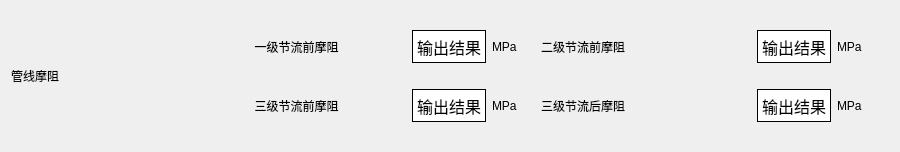
                      <widget class="QFrame" name="frame_158">
                       <property name="sizePolicy">
                        <sizepolicy hsizetype="Expanding" vsizetype="Expanding">
                         <horstretch>0</horstretch>
                         <verstretch>0</verstretch>
                        </sizepolicy>
                       </property>
                       <property name="minimumSize">
                        <size>
                         <width>900</width>
                         <height>150</height>
                        </size>
                       </property>
                       <property name="maximumSize">
                        <size>
                         <width>16777215</width>
                         <height>16777215</height>
                        </size>
                       </property>
                       <property name="acceptDrops">
                        <bool>false</bool>
                       </property>
                       <property name="styleSheet">
                        <string notr="true">border:0px</string>
                       </property>
                       <property name="frameShape">
                        <enum>QFrame::StyledPanel</enum>
                       </property>
                       <property name="frameShadow">
                        <enum>QFrame::Raised</enum>
                       </property>
                       <layout class="QHBoxLayout" name="horizontalLayout_143">
                        <item>
                         <widget class="QLabel" name="label_188">
                          <property name="minimumSize">
                           <size>
                            <width>170</width>
                            <height>0</height>
                           </size>
                          </property>
                          <property name="maximumSize">
                           <size>
                            <width>150</width>
                            <height>16777215</height>
                           </size>
                          </property>
                          <property name="styleSheet">
                           <string notr="true">font: 20pt &quot;黑体&quot;; </string>
                          </property>
                          <property name="text">
                           <string>管线摩阻</string>
                          </property>
                         </widget>
                        </item>
                        <item>
                         <widget class="QFrame" name="frame_159">
                          <property name="minimumSize">
                           <size>
                            <width>100</width>
                            <height>0</height>
                           </size>
                          </property>
                          <property name="styleSheet">
                           <string notr="true">margin:0</string>
                          </property>
                          <property name="frameShape">
                           <enum>QFrame::StyledPanel</enum>
                          </property>
                          <property name="frameShadow">
                           <enum>QFrame::Raised</enum>
                          </property>
                          <layout class="QVBoxLayout" name="verticalLayout_42">
                           <property name="leftMargin">
                            <number>0</number>
                           </property>
                           <item>
                            <widget class="QFrame" name="frame_160">
                             <property name="minimumSize">
                              <size>
                               <width>0</width>
                               <height>45</height>
                              </size>
                             </property>
                             <property name="frameShape">
                              <enum>QFrame::StyledPanel</enum>
                             </property>
                             <property name="frameShadow">
                              <enum>QFrame::Raised</enum>
                             </property>
                             <layout class="QHBoxLayout" name="horizontalLayout_144">
                              <property name="leftMargin">
                               <number>0</number>
                              </property>
                              <item>
                               <widget class="QFrame" name="frame_161">
                                <property name="minimumSize">
                                 <size>
                                  <width>0</width>
                                  <height>35</height>
                                 </size>
                                </property>
                                <property name="frameShape">
                                 <enum>QFrame::StyledPanel</enum>
                                </property>
                                <property name="frameShadow">
                                 <enum>QFrame::Raised</enum>
                                </property>
                                <layout class="QHBoxLayout" name="horizontalLayout_145">
                                 <property name="leftMargin">
                                  <number>0</number>
                                 </property>
                                 <property name="topMargin">
                                  <number>1</number>
                                 </property>
                                 <property name="bottomMargin">
                                  <number>1</number>
                                 </property>
                                 <item>
                                  <widget class="QLabel" name="label_189">
                                   <property name="sizePolicy">
                                    <sizepolicy hsizetype="Expanding" vsizetype="Preferred">
                                     <horstretch>0</horstretch>
                                     <verstretch>0</verstretch>
                                    </sizepolicy>
                                   </property>
                                   <property name="minimumSize">
                                    <size>
                                     <width>200</width>
                                     <height>0</height>
                                    </size>
                                   </property>
                                   <property name="maximumSize">
                                    <size>
                                     <width>16777215</width>
                                     <height>16777215</height>
                                    </size>
                                   </property>
                                   <property name="styleSheet">
                                    <string notr="true">font: 14pt &quot;黑体&quot;;</string>
                                   </property>
                                   <property name="text">
                                    <string>一级节流前摩阻</string>
                                   </property>
                                   <property name="alignment">
                                    <set>Qt::AlignCenter</set>
                                   </property>
                                   <property name="wordWrap">
                                    <bool>false</bool>
                                   </property>
                                  </widget>
                                 </item>
                                 <item>
                                  <widget class="QLabel" name="Pctiz1_3">
                                   <property name="sizePolicy">
                                    <sizepolicy hsizetype="Fixed" vsizetype="Preferred">
                                     <horstretch>0</horstretch>
                                     <verstretch>0</verstretch>
                                    </sizepolicy>
                                   </property>
                                   <property name="minimumSize">
                                    <size>
                                     <width>0</width>
                                     <height>30</height>
                                    </size>
                                   </property>
                                   <property name="font">
                                    <font>
                                     <family>宋体</family>
                                     <pointsize>12</pointsize>
                                     <weight>9</weight>
                                     <italic>false</italic>
                                     <bold>false</bold>
                                    </font>
                                   </property>
                                   <property name="styleSheet">
                                    <string notr="true">font: 75 12pt &quot;宋体&quot;;
border-bottom: 1px solid rgb(0,0,0);

border:1px inset;
background-color: rgb(255, 255, 255);</string>
                                   </property>
                                   <property name="text">
                                    <string>输出结果</string>
                                   </property>
                                  </widget>
                                 </item>
                                 <item>
                                  <widget class="QLabel" name="label_190">
                                   <property name="maximumSize">
                                    <size>
                                     <width>45</width>
                                     <height>16777215</height>
                                    </size>
                                   </property>
                                   <property name="styleSheet">
                                    <string notr="true">font: 12pt &quot;Times New Roman&quot;;</string>
                                   </property>
                                   <property name="text">
                                    <string>MPa</string>
                                   </property>
                                  </widget>
                                 </item>
                                </layout>
                               </widget>
                              </item>
                              <item>
                               <widget class="QFrame" name="frame_162">
                                <property name="minimumSize">
                                 <size>
                                  <width>0</width>
                                  <height>35</height>
                                 </size>
                                </property>
                                <property name="frameShape">
                                 <enum>QFrame::StyledPanel</enum>
                                </property>
                                <property name="frameShadow">
                                 <enum>QFrame::Raised</enum>
                                </property>
                                <layout class="QHBoxLayout" name="horizontalLayout_146">
                                 <property name="topMargin">
                                  <number>1</number>
                                 </property>
                                 <property name="bottomMargin">
                                  <number>1</number>
                                 </property>
                                 <item>
                                  <widget class="QLabel" name="label_191">
                                   <property name="sizePolicy">
                                    <sizepolicy hsizetype="Expanding" vsizetype="Preferred">
                                     <horstretch>0</horstretch>
                                     <verstretch>0</verstretch>
                                    </sizepolicy>
                                   </property>
                                   <property name="minimumSize">
                                    <size>
                                     <width>200</width>
                                     <height>0</height>
                                    </size>
                                   </property>
                                   <property name="maximumSize">
                                    <size>
                                     <width>16777215</width>
                                     <height>16777215</height>
                                    </size>
                                   </property>
                                   <property name="styleSheet">
                                    <string notr="true">font: 14pt &quot;黑体&quot;;</string>
                                   </property>
                                   <property name="text">
                                    <string>二级节流前摩阻</string>
                                   </property>
                                  </widget>
                                 </item>
                                 <item>
                                  <widget class="QLabel" name="Pctiz2_3">
                                   <property name="sizePolicy">
                                    <sizepolicy hsizetype="Fixed" vsizetype="Preferred">
                                     <horstretch>0</horstretch>
                                     <verstretch>0</verstretch>
                                    </sizepolicy>
                                   </property>
                                   <property name="minimumSize">
                                    <size>
                                     <width>0</width>
                                     <height>30</height>
                                    </size>
                                   </property>
                                   <property name="font">
                                    <font>
                                     <family>宋体</family>
                                     <pointsize>12</pointsize>
                                     <weight>9</weight>
                                     <italic>false</italic>
                                     <bold>false</bold>
                                    </font>
                                   </property>
                                   <property name="styleSheet">
                                    <string notr="true">font: 75 12pt &quot;宋体&quot;;
border-bottom: 1px solid rgb(0,0,0);

border:1px inset;
background-color: rgb(255, 255, 255);</string>
                                   </property>
                                   <property name="text">
                                    <string>输出结果</string>
                                   </property>
                                  </widget>
                                 </item>
                                 <item>
                                  <widget class="QLabel" name="label_192">
                                   <property name="maximumSize">
                                    <size>
                                     <width>45</width>
                                     <height>16777215</height>
                                    </size>
                                   </property>
                                   <property name="styleSheet">
                                    <string notr="true">font: 12pt &quot;Times New Roman&quot;;</string>
                                   </property>
                                   <property name="text">
                                    <string>MPa</string>
                                   </property>
                                  </widget>
                                 </item>
                                </layout>
                               </widget>
                              </item>
                             </layout>
                            </widget>
                           </item>
                           <item>
                            <widget class="QFrame" name="frame_163">
                             <property name="minimumSize">
                              <size>
                               <width>0</width>
                               <height>45</height>
                              </size>
                             </property>
                             <property name="frameShape">
                              <enum>QFrame::StyledPanel</enum>
                             </property>
                             <property name="frameShadow">
                              <enum>QFrame::Raised</enum>
                             </property>
                             <layout class="QHBoxLayout" name="horizontalLayout_147">
                              <property name="leftMargin">
                               <number>0</number>
                              </property>
                              <item>
                               <widget class="QFrame" name="frame_164">
                                <property name="minimumSize">
                                 <size>
                                  <width>0</width>
                                  <height>35</height>
                                 </size>
                                </property>
                                <property name="frameShape">
                                 <enum>QFrame::StyledPanel</enum>
                                </property>
                                <property name="frameShadow">
                                 <enum>QFrame::Raised</enum>
                                </property>
                                <layout class="QHBoxLayout" name="horizontalLayout_148">
                                 <property name="leftMargin">
                                  <number>0</number>
                                 </property>
                                 <property name="topMargin">
                                  <number>1</number>
                                 </property>
                                 <property name="bottomMargin">
                                  <number>1</number>
                                 </property>
                                 <item>
                                  <widget class="QLabel" name="label_193">
                                   <property name="sizePolicy">
                                    <sizepolicy hsizetype="Expanding" vsizetype="Preferred">
                                     <horstretch>0</horstretch>
                                     <verstretch>0</verstretch>
                                    </sizepolicy>
                                   </property>
                                   <property name="minimumSize">
                                    <size>
                                     <width>200</width>
                                     <height>0</height>
                                    </size>
                                   </property>
                                   <property name="maximumSize">
                                    <size>
                                     <width>16777215</width>
                                     <height>16777215</height>
                                    </size>
                                   </property>
                                   <property name="styleSheet">
                                    <string notr="true">font: 14pt &quot;黑体&quot;;</string>
                                   </property>
                                   <property name="text">
                                    <string>三级节流前摩阻</string>
                                   </property>
                                   <property name="alignment">
                                    <set>Qt::AlignCenter</set>
                                   </property>
                                  </widget>
                                 </item>
                                 <item>
                                  <widget class="QLabel" name="Pctiz4_3">
                                   <property name="sizePolicy">
                                    <sizepolicy hsizetype="Fixed" vsizetype="Preferred">
                                     <horstretch>0</horstretch>
                                     <verstretch>0</verstretch>
                                    </sizepolicy>
                                   </property>
                                   <property name="minimumSize">
                                    <size>
                                     <width>0</width>
                                     <height>30</height>
                                    </size>
                                   </property>
                                   <property name="font">
                                    <font>
                                     <family>宋体</family>
                                     <pointsize>12</pointsize>
                                     <weight>9</weight>
                                     <italic>false</italic>
                                     <bold>false</bold>
                                    </font>
                                   </property>
                                   <property name="styleSheet">
                                    <string notr="true">font: 75 12pt &quot;宋体&quot;;
border-bottom: 1px solid rgb(0,0,0);

border:1px inset;
background-color: rgb(255, 255, 255);</string>
                                   </property>
                                   <property name="text">
                                    <string>输出结果</string>
                                   </property>
                                  </widget>
                                 </item>
                                 <item>
                                  <widget class="QLabel" name="label_194">
                                   <property name="maximumSize">
                                    <size>
                                     <width>45</width>
                                     <height>16777215</height>
                                    </size>
                                   </property>
                                   <property name="styleSheet">
                                    <string notr="true">font: 12pt &quot;Times New Roman&quot;;</string>
                                   </property>
                                   <property name="text">
                                    <string>MPa</string>
                                   </property>
                                  </widget>
                                 </item>
                                </layout>
                               </widget>
                              </item>
                              <item>
                               <widget class="QFrame" name="frame_165">
                                <property name="minimumSize">
                                 <size>
                                  <width>0</width>
                                  <height>35</height>
                                 </size>
                                </property>
                                <property name="frameShape">
                                 <enum>QFrame::StyledPanel</enum>
                                </property>
                                <property name="frameShadow">
                                 <enum>QFrame::Raised</enum>
                                </property>
                                <layout class="QHBoxLayout" name="horizontalLayout_149">
                                 <property name="topMargin">
                                  <number>1</number>
                                 </property>
                                 <property name="bottomMargin">
                                  <number>1</number>
                                 </property>
                                 <item>
                                  <widget class="QLabel" name="label_195">
                                   <property name="sizePolicy">
                                    <sizepolicy hsizetype="Expanding" vsizetype="Preferred">
                                     <horstretch>0</horstretch>
                                     <verstretch>0</verstretch>
                                    </sizepolicy>
                                   </property>
                                   <property name="minimumSize">
                                    <size>
                                     <width>200</width>
                                     <height>0</height>
                                    </size>
                                   </property>
                                   <property name="maximumSize">
                                    <size>
                                     <width>16777215</width>
                                     <height>16777215</height>
                                    </size>
                                   </property>
                                   <property name="styleSheet">
                                    <string notr="true">font: 14pt &quot;黑体&quot;;</string>
                                   </property>
                                   <property name="text">
                                    <string>三级节流后摩阻</string>
                                   </property>
                                  </widget>
                                 </item>
                                 <item>
                                  <widget class="QLabel" name="Pctiz3_3">
                                   <property name="sizePolicy">
                                    <sizepolicy hsizetype="Fixed" vsizetype="Preferred">
                                     <horstretch>0</horstretch>
                                     <verstretch>0</verstretch>
                                    </sizepolicy>
                                   </property>
                                   <property name="minimumSize">
                                    <size>
                                     <width>0</width>
                                     <height>30</height>
                                    </size>
                                   </property>
                                   <property name="font">
                                    <font>
                                     <family>宋体</family>
                                     <pointsize>12</pointsize>
                                     <weight>9</weight>
                                     <italic>false</italic>
                                     <bold>false</bold>
                                    </font>
                                   </property>
                                   <property name="styleSheet">
                                    <string notr="true">font: 75 12pt &quot;宋体&quot;;
border-bottom: 1px solid rgb(0,0,0);

border:1px inset;
background-color: rgb(255, 255, 255);</string>
                                   </property>
                                   <property name="text">
                                    <string>输出结果</string>
                                   </property>
                                  </widget>
                                 </item>
                                 <item>
                                  <widget class="QLabel" name="label_196">
                                   <property name="maximumSize">
                                    <size>
                                     <width>45</width>
                                     <height>16777215</height>
                                    </size>
                                   </property>
                                   <property name="styleSheet">
                                    <string notr="true">font: 12pt &quot;Times New Roman&quot;;</string>
                                   </property>
                                   <property name="text">
                                    <string>MPa</string>
                                   </property>
                                  </widget>
                                 </item>
                                </layout>
                               </widget>
                              </item>
                             </layout>
                            </widget>
                           </item>
                          </layout>
                         </widget>
                        </item>
                       </layout>
                      </widget>
